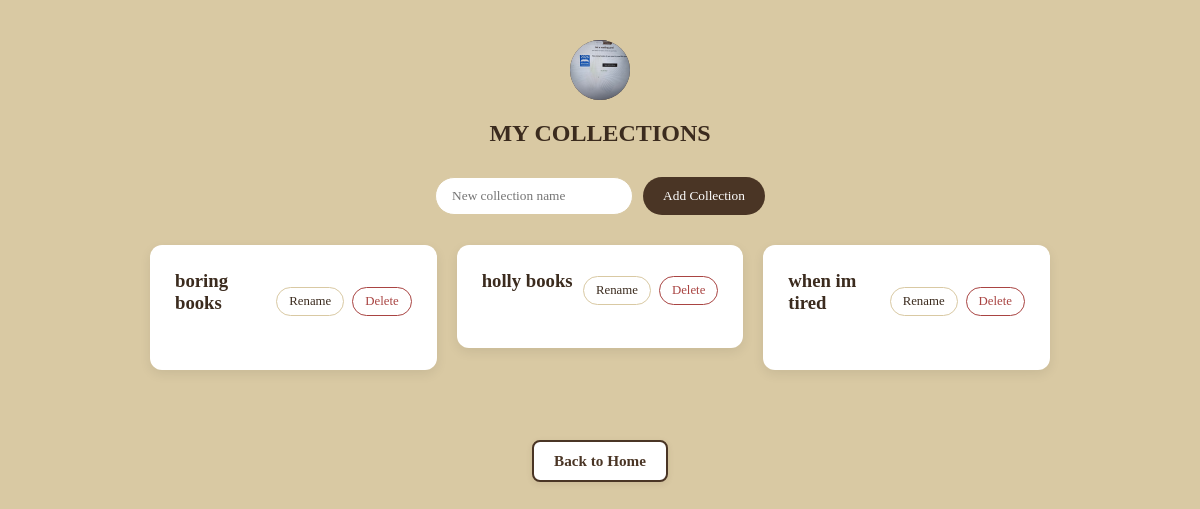
The app's page /collections/ (signed in), older data.
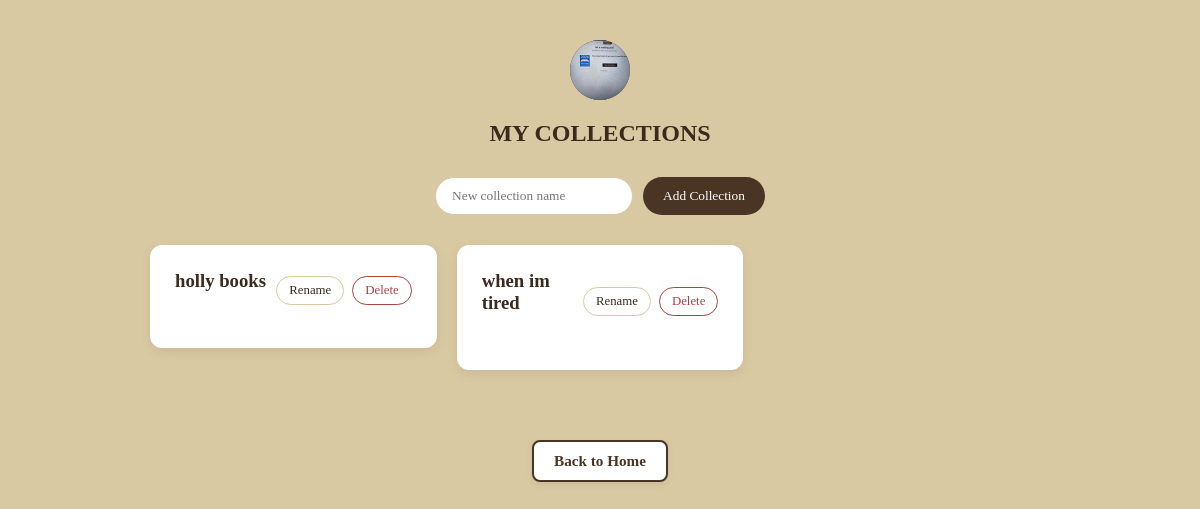
The same page, newer data.
### catalog/models.py (models this page shows, shortened)
class Shelf(models.Model):
    shelf_id = models.AutoField(primary_key=True)
    shelf_name = models.CharField(max_length=100)
    user = models.ForeignKey(User, on_delete=models.CASCADE, related_name='shelves')

### catalog/views.py (the view)
# urls.py: path('collections/', views.collections, name='collections'),
@login_required(login_url='login')
def collections(request):
    my_collections = Shelf.objects.filter(user=request.user)
    profile = UserProfile.objects.get_or_create(user=request.user)[0]
    context = {
        'collections': my_collections,
        'username': request.user.username,
        'profile': profile,
    }
    return render(request, 'catalog/collections.html', context)

### catalog/templates/catalog/collections.html (shortened to what this page needs)
<!DOCTYPE html>
<html lang="en">
<head>
    {% load static %}
    <link rel="stylesheet" href="{% static 'catalog/shelves.css' %}">
</head>
<body class="shelves-background">
    <div class="shelves-header">
    {% if profile.profile_picture %}
    <img src="{{ profile.profile_picture.url }}" class="avatar-circle" alt="Profile Picture">
    {% else %}
        <div class="avatar-circle">{{ username.0|upper }}</div>
    {% endif %}
        <h2>MY COLLECTIONS</h2>
    </div>
    <form action="{% url 'add_shelf' %}" method="POST" class="add-shelf-form">
        <input type="text" name="shelf_name" placeholder="New collection name" required>
        <button type="submit" class="submit-btn">Add Collection</button>
    </form>
    <div class="shelves-list">
        {% for collection in collections %}
            <div class="shelf-card" style="cursor: pointer;" onclick="location.href=`{% url 'collection_detail' collection.shelf_id %}`">
                <div class="shelf-header">
                    <h3>{{ collection.shelf_name }}</h3>
                    <div class="shelf-actions" onclick="event.stopPropagation();">
                        <button class="rename-toggle" type="button" onclick="toggleRename('{{ collection.shelf_id }}')">Rename</button>
                        <form action="{% url 'delete_shelf' %}" method="POST" style="display:inline;" onsubmit="return confirm('Delete this collection?');">
                            <button type="submit" class="delete-btn">Delete</button>
                        </form>
                    </div>
                </div>
            </div>
        {% empty %}
            <p class="empty-shelf" style="text-align: center;">No collections created yet.</p>
        {% endfor %}
    </div>
   <div style="text-align: center; margin: 70px 0 40px 0;">
    <a href="{% url 'index' %}" style="display: inline-block; background-color: #ffffff; color: #4a3525; border: 2px solid #4a3525; padding: 10px 20px; border-radius: 8px; text-decoration: none; font-weight: bold; font-size: 0.95rem; box-shadow: 0 2px 6px rgba(74, 53, 37, 0.1); transition: all 0.2s ease;" onmouseover="this.style.backgroundColor='#4a3525'; this.style.color='#ffffff';" onmouseout="this.style.backgroundColor='#ffffff'; this.style.color='#4a3525';">
        Back to Home
    </a>
</div>
</body>
</html>

Row changes from the older to the newer data that the page shows:
removed Shelf: shelf_name "boring books"
